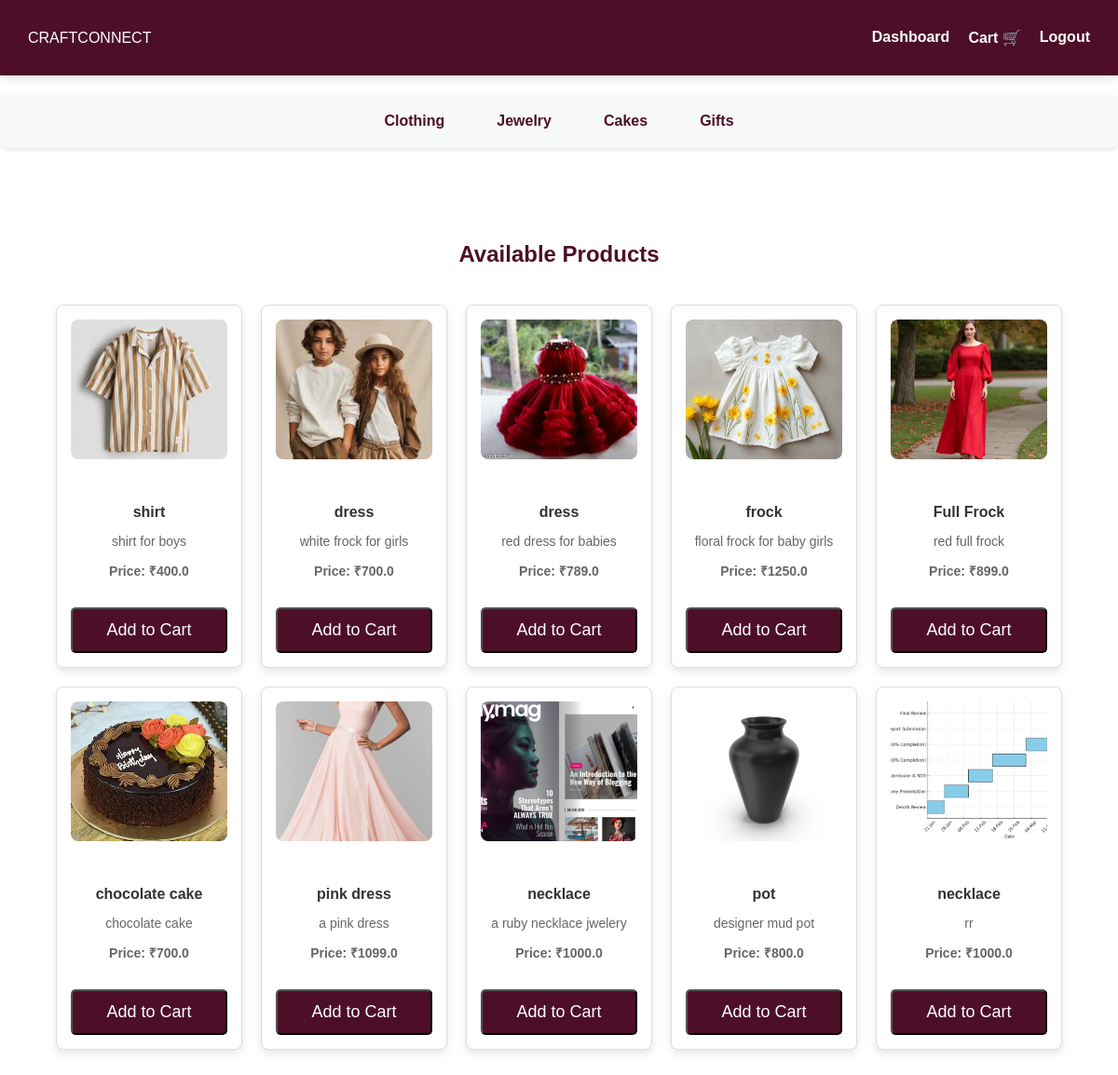
The app's page /browse_products with its own data.
### tables this page shows
CREATE TABLE products (
            id INTEGER PRIMARY KEY AUTOINCREMENT,
            name TEXT NOT NULL,
            description TEXT NOT NULL,
            price REAL NOT NULL,
            image TEXT NOT NULL,
            manufacturer_id INTEGER, approved INTEGER DEFAULT 0, category TEXT, stock_limit INTEGER DEFAULT NULL, size_chart TEXT,
            FOREIGN KEY (manufacturer_id) REFERENCES users (id)
        );

### app.py (the view)
@app.route('/browse_products')
def browse_products():
    conn = sqlite3.connect("craftconnect.db")
    conn.row_factory = sqlite3.Row
    cursor = conn.cursor()
    cursor.execute("""
        SELECT products.id, products.name, products.description, products.price, products.image,
               users.name AS manufacturer_name, users.id AS manufacturer_id
        FROM products
        JOIN users ON products.manufacturer_id = users.id
        WHERE products.approved = 1  -- Only show approved products
    """)
    products = cursor.fetchall()
    cart_count = 0
    if "user_id" in session:
        cursor.execute("SELECT SUM(quantity) FROM cart WHERE user_id = ?", (session["user_id"],))
        cart_count = cursor.fetchone()[0] or 0  # Default to 0 if no items in cart
    conn.close()
    print("Products retrieved for browsing:", products)  # Debugging
    return render_template("browse_products.html", products=products, cart_count=cart_count)

### templates/browse_products.html (shortened to what this page needs)
<!DOCTYPE html>
<html lang="en">
<head>
    <link rel="stylesheet" href="{{ url_for('static', filename='css/styles.css') }}">
</head>
<body>
    <nav class="navbar">
        <div class="logo">CRAFTCONNECT</div>
        <ul class="nav-links">
            <li><a href="{{ url_for('customer_dashboard') }}">Dashboard</a></li>
            <li>
                <a href="{{ url_for('cart') }}" class="cart-link">
                    Cart 🛒
                </a>
            </li>
            <li><a href="{{ url_for('logout') }}">Logout</a></li>
        </ul>
    </nav>
    <nav class="category-nav">
        <a href="/products/Clothing" class="category-link {% if category == 'Clothing' %}active{% endif %}">Clothing</a>
        <a href="/products/Jewelry" class="category-link {% if category == 'Jewelry' %}active{% endif %}">Jewelry</a>
        <a href="/products/Cakes" class="category-link {% if category == 'Cakes' %}active{% endif %}">Cakes</a>
        <a href="/products/Gifts" class="category-link {% if category == 'Gifts' %}active{% endif %}">Gifts</a>
    </nav>
    <section class="product-container">
        <h2>Available Products</h2>
        {% if products %}
        <div class="products-grid">
            {% for product in products %}
            <div class="product-card">
                <a href="{{ url_for('product_details', product_id=product[0]) }}">
                    <img src="{{ url_for('static', filename='uploads/' + product[4]) }}" alt="{{ product[1] }}">
                </a><br><br>
                <h3>{{ product[1] }}</h3>
                <p>{{ product[2] }}</p>
                <p class="price"><strong>Price: ₹{{ product[3] }}</strong></p>
                <form action="{{ url_for('add_to_cart', product_id=product[0]) }}" method="POST">
                    <button type="submit" class="button">Add to Cart</button>
                </form>
            </div>
            {% endfor %}
        </div>
        {% else %}
            <p>No products available.</p>
        {% endif %}
    </section>
</body>
</html>

### static/css/styles.css (style rules this page uses)
body { margin: 0; padding: 0; overflow-x: hidden; font-family: Arial, sans-serif; background: white; color: #4D0F28; min-height: 100vh; box-sizing: border-box; width:100%; max-width: 100%; }
.navbar { display: flex; justify-content: space-between; align-items: center; padding: 15px 30px; background: #4D0F28; color: white; box-shadow: 0px 4px 8px rgba(0, 0, 0, 0.1); max-width: 100%; flex-wrap: wrap; }
.nav-links { list-style: none; display: flex; gap: 20px; }
.nav-links a { text-decoration: none; color: white; font-size: 16px; font-weight: bold; transition: color 0.3s ease; }
.button { display: inline-block; margin-top: 20px; padding: 12px 20px; font-size: 18px; background: #4D0F28; color: white; text-decoration: none; border-radius: 5px; transition: 0.3s ease; }
.product-container { text-align: center; padding: 40px; width: 100%; max-width: 100vw; margin: 0 auto; display: flex; flex-direction: column; align-items: center; }
.product-container h2 { color: #4D0F28; font-size: 24px; font-weight: bold; margin-bottom: 20px; width: 100%; text-align: center; display: block; }
* { outline: none; box-sizing: border-box; max-width: 100vw; }
.products-grid { display: flex; flex-wrap: wrap; justify-content: center; gap: 20px; width: 100%; max-width: 1200px; margin: 0 auto; }
.product-card { background: #fff; color: #4D0F28; padding: 20px; box-shadow: 0px 4px 8px rgba(0, 0, 0, 0.15); text-align: center; border-radius: 8px; transition: transform 0.3s ease, box-shadow 0.3s ease; width: 250px; }
.product-card img { width: 100%; height: 200px; object-fit: cover; border-radius: 5px; margin-bottom: 15px; }
.product-card h3 { font-size: 18px; color: #4D0F28; margin-bottom: 10px; }
.product-card p { font-size: 16px; color: #666; margin-bottom: 10px; }
input, button { width: 100%; padding: 10px; margin-top: 5px; }
.category-nav { display: flex; justify-content: center; gap: 20px; margin: 20px 0; padding: 10px; background-color: #f8f9fa; border-radius: 8px; box-shadow: 0 2px 4px rgba(0, 0, 0, 0.1); }
.category-link { text-decoration: none; color: #4D0F28; font-weight: bold; padding: 8px 16px; border: 2px solid transparent; border-radius: 4px; transition: all 0.3s ease; }
.product-card { background-color: #fff; border: 1px solid #ddd; border-radius: 8px; width: 200px; padding: 15px; text-align: center; box-shadow: 0 4px 8px rgba(0, 0, 0, 0.1); }
.product-card img { width: 100%; height: 150px; object-fit: cover; border-radius: 8px; margin-bottom: 10px; }
.product-card h3 { font-size: 16px; color: #333; margin-bottom: 5px; }
.product-card p { font-size: 14px; color: #666; margin-bottom: 10px; }
.price { font-size: 18px; font-weight: bold; color: #4D0F28; }
.product-container { display: flex; gap: 20px; margin: 40px 0; }
.cart-link { position: relative; display: inline-block; color: white; text-decoration: none; font-size: 16px; }

### records on screen
products: image+name (picture), name "shirt", description "shirt for boys", price "400.0"
products: image (picture), name "dress", description "white frock for girls", price "700.0"
products: image (picture), name "dress", description "red dress for babies", price "789.0"
products: image+name (picture), name "frock", description "floral frock for baby girls", price "1250.0"
products: image (picture), name "Full Frock", description "red full frock", price "899.0"
products: image (picture), name "chocolate cake", description "chocolate cake", price "700.0"
products: image (picture), name "pink dress", description "a pink dress", price "1099.0"
products: image (picture), name "necklace", description "a ruby necklace jwelery", price "1000.0"
products: image (picture), name "pot", description "designer mud pot", price "800.0"
products: image (picture), name "necklace", description "rr", price "1000.0"
